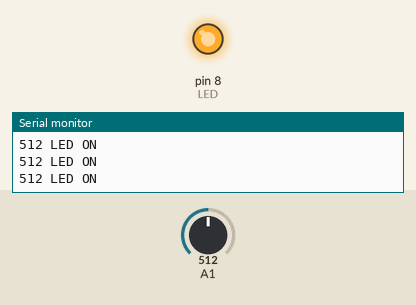
Recording of a sketch running on a simulated Arduino Uno, built with avr-gcc and run on an emulated ATmega328P. Shown: output pins drawn as LEDs (lit = HIGH), the last lines printed to the serial monitor. Inputs (shaded band) come from the test bench; at power-on: A1 = 512.

Above: at 1.3 s.
1.4 s: A1 set to 263
2.9 s: A1 set to 237
At 3.5 s:
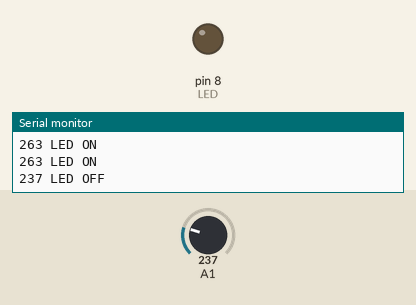
4.5 s: A1 set to 260
At 5.7 s:
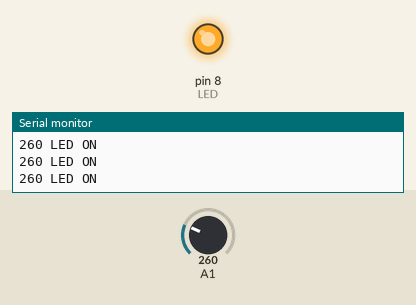
6.0 s: A1 set to 240
At 7.0 s:
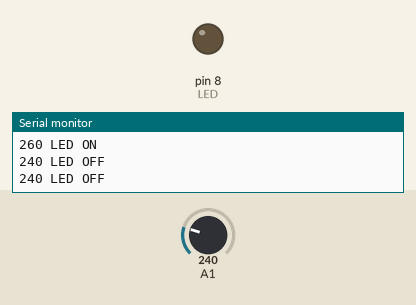
Timing chart, 0 to 8.5 s (numbered marks = the images above; inputs shaded):
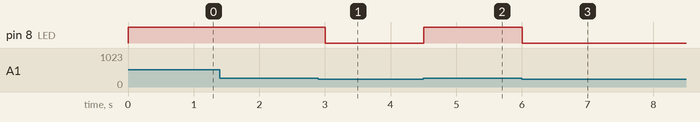

Measured:
- the behaviour switches between 251 and 250 on A1 (found by bisection; images 0 and 1)
- after the input at 2.9 s, pin 8 (LED): HIGH → LOW after 0.10 s
- after the input at 4.5 s, pin 8 (LED): LOW → HIGH at once
- after the input at 6.0 s, pin 8 (LED): HIGH → LOW at once

The sketch:

16-2.ino
```cpp
int LED = 8 ;

void setup() {
  pinMode(LED,OUTPUT);
  Serial.begin(9600);
}

void loop() {
int IR_val;

 IR_val= analogRead(A1);
 Serial.print(IR_val);

 if(IR_val >250) {
         digitalWrite(LED,1);
         Serial.println(" LED ON");
 }
  else {
       digitalWrite(LED,0);
       Serial.println(" LED OFF");
  }


 delay(500);
}
```
